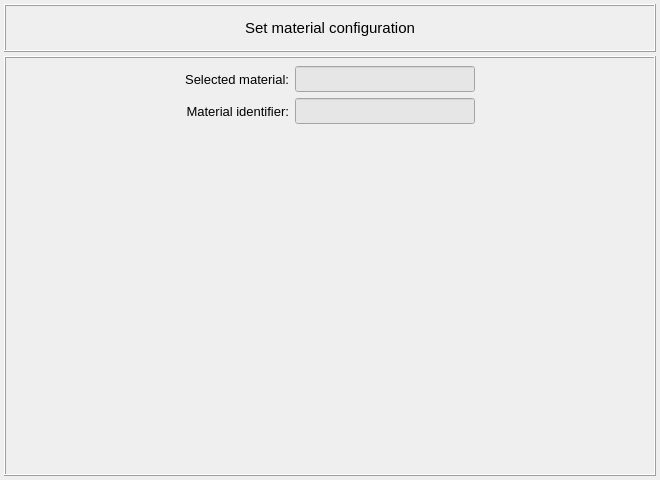
<?xml version="1.0" encoding="UTF-8"?>
<ui version="4.0">
 <class>Dialog</class>
 <widget class="QDialog" name="Dialog">
  <property name="geometry">
   <rect>
    <x>0</x>
    <y>0</y>
    <width>660</width>
    <height>480</height>
   </rect>
  </property>
  <property name="minimumSize">
   <size>
    <width>660</width>
    <height>480</height>
   </size>
  </property>
  <property name="maximumSize">
   <size>
    <width>660</width>
    <height>480</height>
   </size>
  </property>
  <property name="windowTitle">
   <string>Dialog</string>
  </property>
  <layout class="QGridLayout" name="gridLayout">
   <property name="leftMargin">
    <number>4</number>
   </property>
   <property name="topMargin">
    <number>4</number>
   </property>
   <property name="rightMargin">
    <number>4</number>
   </property>
   <property name="bottomMargin">
    <number>4</number>
   </property>
   <property name="spacing">
    <number>4</number>
   </property>
   <item row="1" column="0">
    <widget class="QFrame" name="frame_main_widget">
     <property name="minimumSize">
      <size>
       <width>0</width>
       <height>0</height>
      </size>
     </property>
     <property name="maximumSize">
      <size>
       <width>16777215</width>
       <height>16777215</height>
      </size>
     </property>
     <property name="frameShape">
      <enum>QFrame::Box</enum>
     </property>
     <property name="frameShadow">
      <enum>QFrame::Raised</enum>
     </property>
     <layout class="QGridLayout" name="gridLayout_3">
      <property name="leftMargin">
       <number>2</number>
      </property>
      <property name="topMargin">
       <number>2</number>
      </property>
      <property name="rightMargin">
       <number>2</number>
      </property>
      <property name="bottomMargin">
       <number>2</number>
      </property>
      <property name="spacing">
       <number>2</number>
      </property>
      <item row="1" column="0">
       <widget class="QScrollArea" name="scrollArea_table_of_materials">
        <property name="frameShape">
         <enum>QFrame::NoFrame</enum>
        </property>
        <property name="widgetResizable">
         <bool>true</bool>
        </property>
        <widget class="QWidget" name="scrollAreaWidgetContents">
         <property name="geometry">
          <rect>
           <x>0</x>
           <y>0</y>
           <width>644</width>
           <height>340</height>
          </rect>
         </property>
        </widget>
       </widget>
      </item>
      <item row="0" column="0">
       <widget class="QFrame" name="frame_2">
        <property name="minimumSize">
         <size>
          <width>400</width>
          <height>0</height>
         </size>
        </property>
        <property name="maximumSize">
         <size>
          <width>16777215</width>
          <height>80</height>
         </size>
        </property>
        <property name="frameShape">
         <enum>QFrame::NoFrame</enum>
        </property>
        <property name="frameShadow">
         <enum>QFrame::Raised</enum>
        </property>
        <property name="lineWidth">
         <number>1</number>
        </property>
        <layout class="QGridLayout" name="gridLayout_4">
         <property name="leftMargin">
          <number>6</number>
         </property>
         <property name="topMargin">
          <number>6</number>
         </property>
         <property name="rightMargin">
          <number>6</number>
         </property>
         <property name="bottomMargin">
          <number>6</number>
         </property>
         <item row="1" column="1">
          <widget class="QLabel" name="label_4">
           <property name="font">
            <font>
             <family>MS Shell Dlg 2</family>
             <pointsize>10</pointsize>
             <weight>50</weight>
             <bold>false</bold>
            </font>
           </property>
           <property name="text">
            <string>Selected material:</string>
           </property>
           <property name="textFormat">
            <enum>Qt::AutoText</enum>
           </property>
           <property name="alignment">
            <set>Qt::AlignRight|Qt::AlignTrailing|Qt::AlignVCenter</set>
           </property>
          </widget>
         </item>
         <item row="1" column="0">
          <spacer name="horizontalSpacer_4">
           <property name="orientation">
            <enum>Qt::Horizontal</enum>
           </property>
           <property name="sizeHint" stdset="0">
            <size>
             <width>40</width>
             <height>20</height>
            </size>
           </property>
          </spacer>
         </item>
         <item row="1" column="3">
          <spacer name="horizontalSpacer_3">
           <property name="orientation">
            <enum>Qt::Horizontal</enum>
           </property>
           <property name="sizeHint" stdset="0">
            <size>
             <width>40</width>
             <height>20</height>
            </size>
           </property>
          </spacer>
         </item>
         <item row="1" column="2">
          <widget class="QLineEdit" name="lineEdit_selected_name">
           <property name="enabled">
            <bool>false</bool>
           </property>
           <property name="minimumSize">
            <size>
             <width>180</width>
             <height>26</height>
            </size>
           </property>
           <property name="maximumSize">
            <size>
             <width>180</width>
             <height>26</height>
            </size>
           </property>
           <property name="font">
            <font>
             <pointsize>10</pointsize>
            </font>
           </property>
           <property name="focusPolicy">
            <enum>Qt::ClickFocus</enum>
           </property>
           <property name="styleSheet">
            <string notr="true">QLineEdit{background-color: rgb(255, 255, 255); color: rgb(0, 0, 0)}
QLineEdit:disabled {background-color: rgb(230, 230, 230); color: rgb(120, 120, 120)}</string>
           </property>
           <property name="text">
            <string/>
           </property>
           <property name="alignment">
            <set>Qt::AlignCenter</set>
           </property>
          </widget>
         </item>
         <item row="2" column="1">
          <widget class="QLabel" name="label_5">
           <property name="font">
            <font>
             <family>MS Shell Dlg 2</family>
             <pointsize>10</pointsize>
             <weight>50</weight>
             <bold>false</bold>
            </font>
           </property>
           <property name="text">
            <string>Material identifier:</string>
           </property>
           <property name="textFormat">
            <enum>Qt::AutoText</enum>
           </property>
           <property name="alignment">
            <set>Qt::AlignRight|Qt::AlignTrailing|Qt::AlignVCenter</set>
           </property>
          </widget>
         </item>
         <item row="2" column="2">
          <widget class="QLineEdit" name="lineEdit_identifier">
           <property name="enabled">
            <bool>false</bool>
           </property>
           <property name="minimumSize">
            <size>
             <width>180</width>
             <height>26</height>
            </size>
           </property>
           <property name="maximumSize">
            <size>
             <width>180</width>
             <height>26</height>
            </size>
           </property>
           <property name="font">
            <font>
             <pointsize>10</pointsize>
            </font>
           </property>
           <property name="focusPolicy">
            <enum>Qt::ClickFocus</enum>
           </property>
           <property name="styleSheet">
            <string notr="true">QLineEdit{background-color: rgb(255, 255, 255); color: rgb(0, 0, 0)}
QLineEdit:disabled {background-color: rgb(230, 230, 230); color: rgb(120, 120, 120)}</string>
           </property>
           <property name="text">
            <string/>
           </property>
           <property name="alignment">
            <set>Qt::AlignCenter</set>
           </property>
          </widget>
         </item>
        </layout>
       </widget>
      </item>
     </layout>
    </widget>
   </item>
   <item row="0" column="0">
    <widget class="QFrame" name="frame">
     <property name="minimumSize">
      <size>
       <width>400</width>
       <height>48</height>
      </size>
     </property>
     <property name="maximumSize">
      <size>
       <width>16777215</width>
       <height>48</height>
      </size>
     </property>
     <property name="frameShape">
      <enum>QFrame::Box</enum>
     </property>
     <property name="frameShadow">
      <enum>QFrame::Raised</enum>
     </property>
     <property name="lineWidth">
      <number>1</number>
     </property>
     <layout class="QGridLayout" name="gridLayout_2">
      <property name="leftMargin">
       <number>6</number>
      </property>
      <property name="topMargin">
       <number>6</number>
      </property>
      <property name="rightMargin">
       <number>6</number>
      </property>
      <property name="bottomMargin">
       <number>6</number>
      </property>
      <item row="0" column="0">
       <widget class="QLabel" name="label">
        <property name="font">
         <font>
          <family>MS Shell Dlg 2</family>
          <pointsize>11</pointsize>
          <weight>50</weight>
          <bold>false</bold>
         </font>
        </property>
        <property name="text">
         <string>Set material configuration</string>
        </property>
        <property name="textFormat">
         <enum>Qt::AutoText</enum>
        </property>
        <property name="alignment">
         <set>Qt::AlignCenter</set>
        </property>
       </widget>
      </item>
     </layout>
    </widget>
   </item>
  </layout>
 </widget>
 <resources/>
 <connections/>
</ui>
